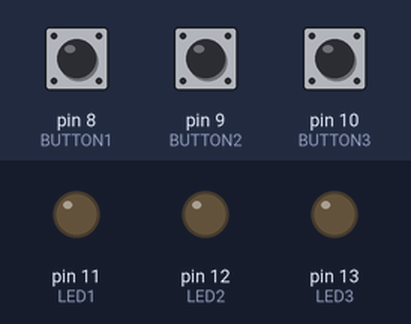
This sketch was run on a simulated Arduino Uno, built with avr-gcc and run on an emulated ATmega328P. Shown: output pins drawn as LEDs (lit = HIGH). Inputs (shaded band) come from the test bench; at power-on: pin 8 (BUTTON1) HIGH, pin 9 (BUTTON2) HIGH, pin 10 (BUTTON3) HIGH.

Above: at 1.2 s.
1.3 s: pin 8 (BUTTON1) pulled LOW for 1 s
At 2.54 s:
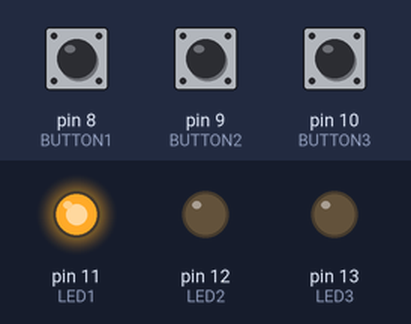
4.2 s: pin 9 (BUTTON2) pulled LOW for 1 s
At 5.44 s:
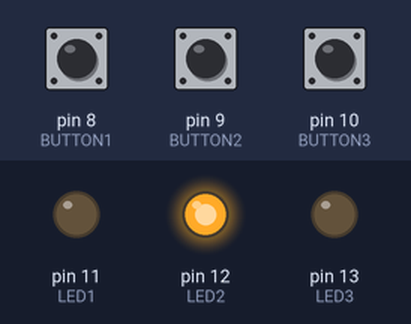
7.1 s: pin 10 (BUTTON3) pulled LOW for 1 s
At 8.34 s:
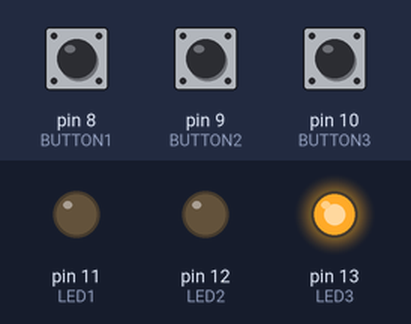
10.0 s: pin 10 (BUTTON3) pulled LOW for 3.2 s
At 14.7 s:
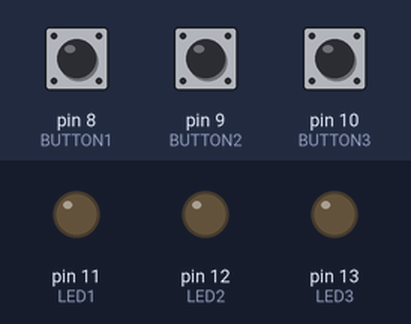
15.1 s: pin 8 (BUTTON1) pulled LOW for 3.2 s
At 16.5 s:
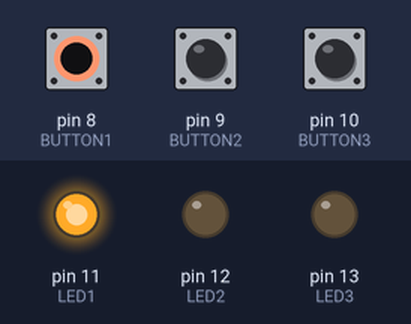
20.2 s: pin 8 (BUTTON1) driven LOW and pin 9 (BUTTON2) driven LOW
At 21.6 s:
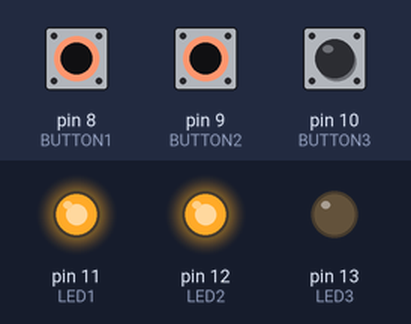
Timing chart, 0 to 23.2 s (numbered marks = the images above; inputs shaded):
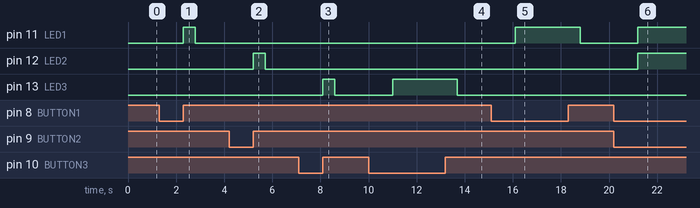

Measured:
- after the input at 1.3 s, pin 11 (LED1): LOW → HIGH after 1.0 s, → LOW 0.50 s later
- after the input at 4.2 s, pin 12 (LED2): LOW → HIGH after 1.0 s, → LOW 0.50 s later
- after the input at 7.1 s, pin 13 (LED3): LOW → HIGH after 1.0 s, → LOW 0.50 s later
- after the input at 10.0 s, pin 13 (LED3): LOW → HIGH after 1.0 s, → LOW 2.7 s later
- after the input at 15.1 s, pin 11 (LED1): LOW → HIGH after 1.0 s, → LOW 2.7 s later
- after the input at 20.2 s, pin 11 (LED1), pin 12 (LED2): LOW → HIGH after 1.0 s

The sketch:

sketch_aug13a.ino
```cpp
const int LED1 = 11;
const int LED2 = 12;
const int LED3 = 13;

const int BUTTON1 = 8;
const int BUTTON2 = 9;
const int BUTTON3 = 10;

const unsigned long HOLD_TIME = 1000;
const unsigned long RELEASE_DELAY = 500;

unsigned long button1Start = 0;
unsigned long button2Start = 0;
unsigned long button3Start = 0;

unsigned long button1Release = 0;
unsigned long button2Release = 0;
unsigned long button3Release = 0;

bool led1On = false;
bool led2On = false;
bool led3On = false;

bool button1Triggered = false;
bool button2Triggered = false;
bool button3Triggered = false;

void setup() {
  pinMode(LED1, OUTPUT);
  pinMode(LED2, OUTPUT);
  pinMode(LED3, OUTPUT);

  pinMode(BUTTON1, INPUT_PULLUP);
  pinMode(BUTTON2, INPUT_PULLUP);
  pinMode(BUTTON3, INPUT_PULLUP);

  digitalWrite(LED1, LOW);
  digitalWrite(LED2, LOW);
  digitalWrite(LED3, LOW);
}

void loop() {
  unsigned long now = millis();

  bool button1 = digitalRead(BUTTON1) == LOW;
  bool button2 = digitalRead(BUTTON2) == LOW;
  bool button3 = digitalRead(BUTTON3) == LOW;

  // BUTTON 1
  if (button1) {
    if (button1Start == 0) {
      button1Start = now;
    }

    button1Release = 0;

    if (!button1Triggered && now - button1Start >= HOLD_TIME) {
      led1On = true;
      button1Triggered = true;
      digitalWrite(LED1, HIGH);
    }
  } else {
    if (button1Triggered && button1Release == 0) {
      button1Release = now;
    }

    if (button1Release != 0 && now - button1Release >= RELEASE_DELAY) {
      led1On = false;
      button1Triggered = false;
      button1Start = 0;
      button1Release = 0;
      digitalWrite(LED1, LOW);
    }

    if (!button1Triggered) {
      button1Start = 0;
      button1Release = 0;
    }
  }

  // BUTTON 2
  if (button2) {
    if (button2Start == 0) {
      button2Start = now;
    }

    button2Release = 0;

    if (!button2Triggered && now - button2Start >= HOLD_TIME) {
      led2On = true;
      button2Triggered = true;
      digitalWrite(LED2, HIGH);
    }
  } else {
    if (button2Triggered && button2Release == 0) {
      button2Release = now;
    }

    if (button2Release != 0 && now - button2Release >= RELEASE_DELAY) {
      led2On = false;
      button2Triggered = false;
      button2Start = 0;
      button2Release = 0;
      digitalWrite(LED2, LOW);
    }

    if (!button2Triggered) {
      button2Start = 0;
      button2Release = 0;
    }
  }

  // BUTTON 3
  if (button3) {
    if (button3Start == 0) {
      button3Start = now;
    }

    button3Release = 0;

    if (!button3Triggered && now - button3Start >= HOLD_TIME) {
      led3On = true;
      button3Triggered = true;
      digitalWrite(LED3, HIGH);
    }
  } else {
    if (button3Triggered && button3Release == 0) {
      button3Release = now;
    }

    if (button3Release != 0 && now - button3Release >= RELEASE_DELAY) {
      led3On = false;
      button3Triggered = false;
      button3Start = 0;
      button3Release = 0;
      digitalWrite(LED3, LOW);
    }

    if (!button3Triggered) {
      button3Start = 0;
      button3Release = 0;
    }
  }
}
```
